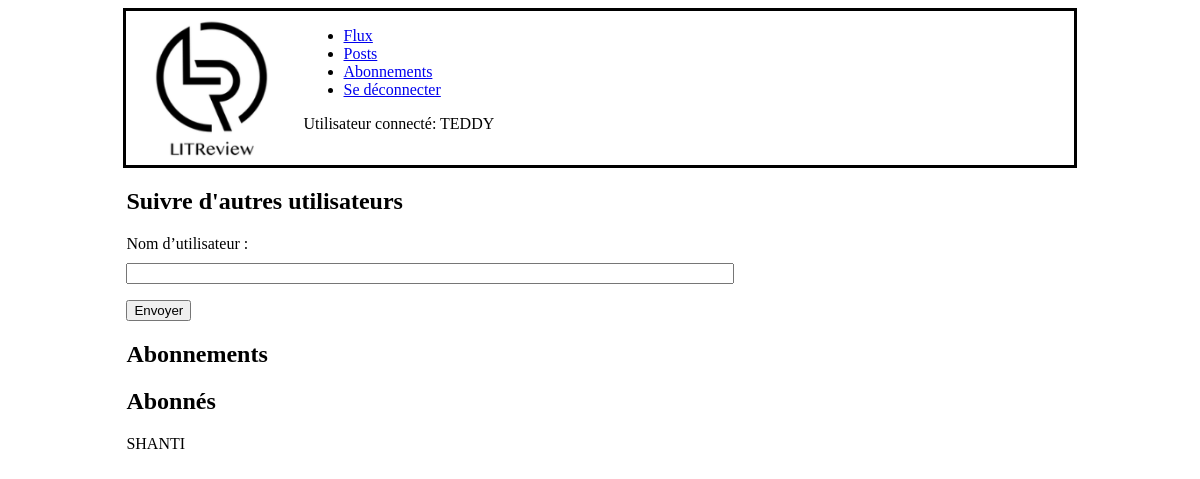
Before: /abonnements/ (signed in) with the older database file.
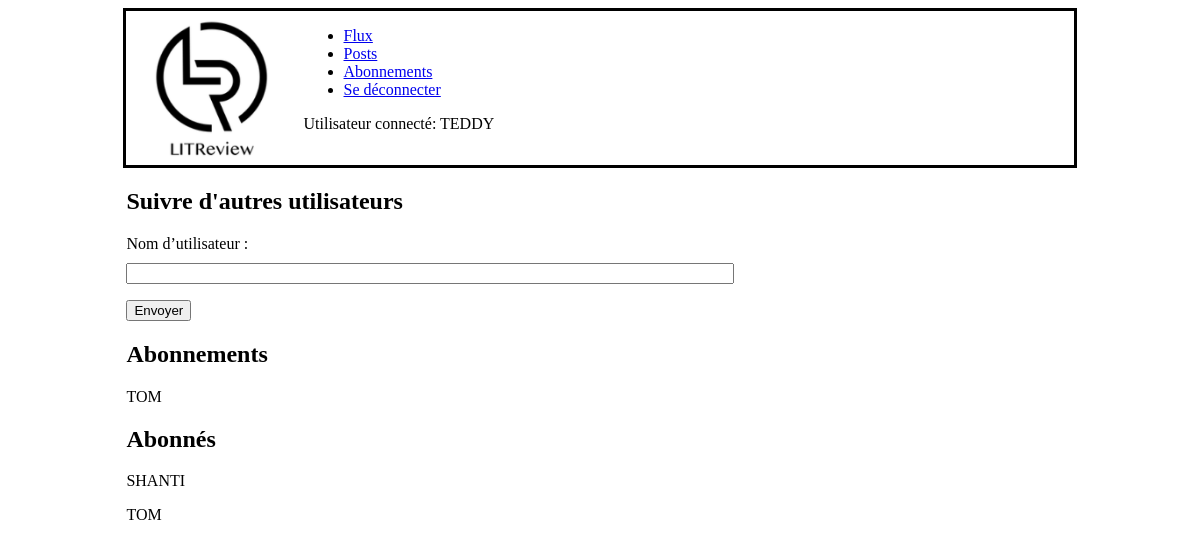
After: the same page with the newer database file.
### Review_Ticket/models.py (models this page shows)
class UserFollows(models.Model):
    user = models.ForeignKey(User, on_delete=models.CASCADE, related_name='following')
    followed_user = models.ForeignKey(User, on_delete=models.CASCADE, related_name='followed_by')
    class Meta:
        unique_together = ('user', 'followed_user')
    @staticmethod
    def get_user_follow(user_log):
        user_bdd = User.objects.get(username=user_log)
        return UserFollows.objects.filter(user=user_bdd)
    @staticmethod
    def get_followers(user_log):
        user_bdd = User.objects.get(username=user_log)
        return UserFollows.objects.filter(followed_user=user_bdd)

### Review_Ticket/views.py (the view, shortened to what this page needs)
# urls.py: path('abonnements/', Abonnements.as_view(), name='abonnements'),
class Abonnements(View):
    template_name = 'abonnements.html'
    form_class = Folow_User
    def get(self, request):
        form = self.form_class()
        user_log = request.user.get_username()
        fl_user = UserFollows.get_user_follow(user_log)
        followers = UserFollows.get_followers(user_log)
        return render(request, self.template_name, context={'form': form,
                                                            'user_log': user_log,
                                                            'fl_user': fl_user,
                                                            'followers': followers})

### Review_Ticket/forms.py
class Folow_User(forms.Form):
    username = forms.CharField(max_length=63, label='Nom d’utilisateur')

### Review_Ticket/templates/abonnements.html (shortened to what this page needs)
{% include 'dashboard.html' %}
<section id="abonnements">
<h2>Suivre d'autres utilisateurs</h2>
	<form method="POST">
		{{ form.as_p }}
	<button type="submit" >Envoyer</button>
	</form>
<h2>Abonnements</h2>
	{% for user in fl_user %}
		<p>{{user.followed_user|upper}}</p>
	{% endfor %}
<h2>Abonnés</h2>
	{% for user in followers %}
		<p>{{user.user|upper}}</p>
	{% endfor %}
</section>

Changed rows visible on the page:
added UserFollows: followed_user "TOM", shown under "Abonnements"
added UserFollows: user "TOM", shown under "Abonnés"
